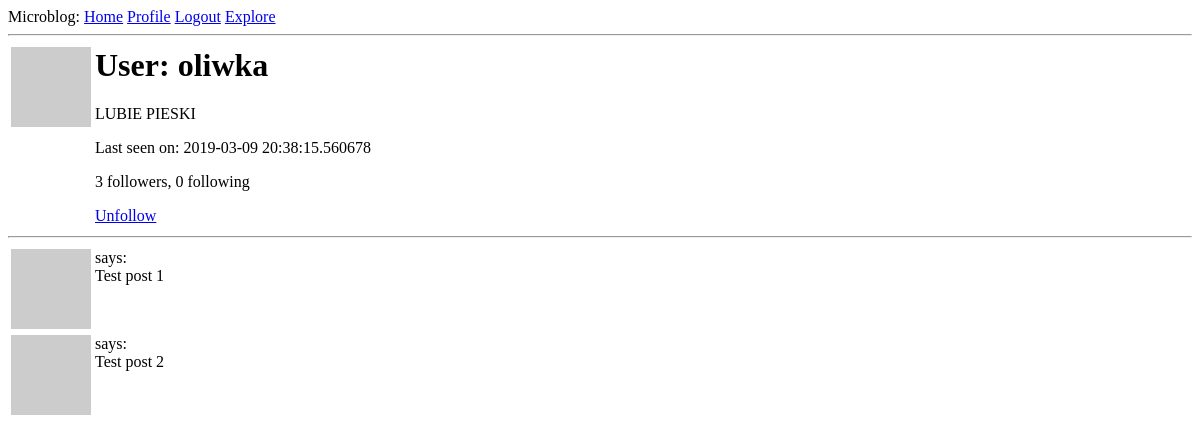
The app's page /user/oliwka (signed in), older data.
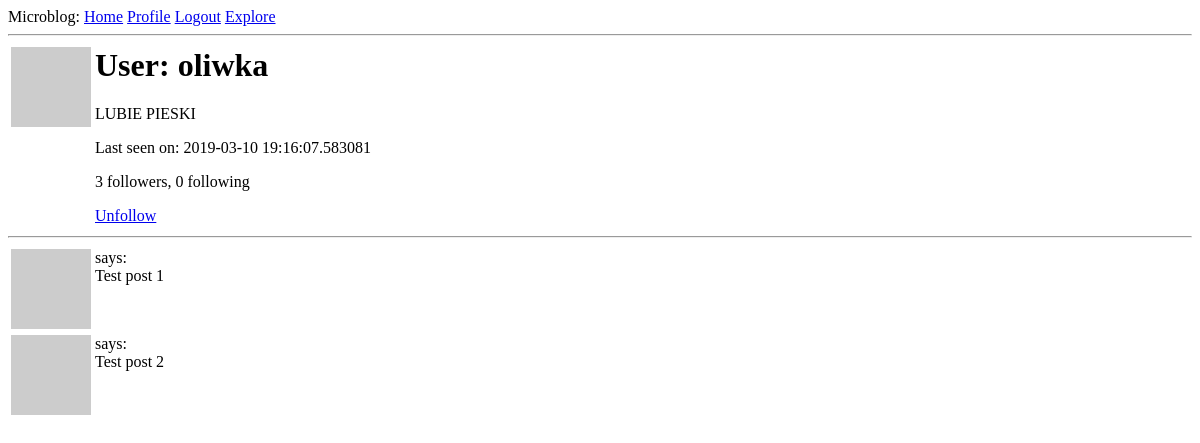
The same page, newer data.
### app/models.py (models this page shows, shortened)
class User(db.Model, UserMixin):
    id = db.Column(db.Integer, primary_key=True)
    username = db.Column(db.String(64), index=True, unique=True)
    email = db.Column(db.String(120), index=True, unique=True)
    password_hash = db.Column(db.String(128))
    posts = db.relationship('Post', backref='author', lazy='dynamic')
    about_me = db.Column(db.String(140))
    last_seen = db.Column(db.DateTime, default=datetime.utcnow)
    followed = db.relationship(
        'User', secondary=followers,
        primaryjoin=(followers.c.follower_id == id),
        secondaryjoin=(followers.c.followed_id == id),
        backref=db.backref('followers', lazy='dynamic'), lazy='dynamic') # user1.follow(user2) -->  user2.followers()
    def avatar(self, size):
        digest = md5(self.email.lower().encode('utf-8')).hexdigest()
        return 'https://www.gravatar.com/avatar/{}?d=identicon&s={}'.format(digest, size)
    def is_following(self, user):
        return self.followed.filter(
            followers.c.followed_id == user.id).count() > 0

### app/routes.py (the view)
@app.route('/user/<username>')  # Dynamic component
@login_required
def user(username):
    user = User.query.filter_by(username=username).first_or_404() # returns a db object
    posts = [
        {'author': user, 'body': "Test post 1"},
        {'author': user, 'body': "Test post 2"}
    ]
    return render_template('user.html', title='User', posts=posts, user=user)

### app/models.py (called while the page is built)
@login.user_loader  # callback for current_user
def load_user(id):
    return User.query.get(int(id))  # puts the user in db session, gets it by primary key

### app/routes.py (called while the page is built)
@app.before_request
def before_request():
    if current_user.is_authenticated:
        current_user.last_seen = datetime.utcnow()
        db.session.commit()

### app/Templates/user.html
{% extends 'base.html' %}
{% block content %}
    <table>
        <tr valign="top">
            <td><img src="{{ user.avatar(100) }}"></td>
            <td>
                <h1>User: {{ user.username }}</h1>
                {% if user.about_me %}<p>{{ user.about_me }}</p>{% endif %}
                {% if user.last_seen %}<p>Last seen on: {{ user.last_seen }}</p>{% endif %}
                <p>{{ user.followers.count() }} followers, {{ user.followed.count() }} following</p>
                {% if user == current_user %}
                    <p><a href="{{ url_for('edit_profile') }}">Edit your profile</a> </p>
                {% elif not current_user.is_following(user) %}
                <p><a href="{{ url_for('follow', username = user.username) }}">Follow</a></p>
                {% else %}
                <p><a href="{{ url_for('unfollow', username = user.username) }}">Unfollow</a></p>
                {% endif %}
            </td>
        </tr>
    </table>
    <hr>
    {% for post in posts %}
        {% include '_post.html' %}
    {% endfor %}
{% endblock %}

Row changes from the older to the newer data that the page shows:
changed User "oliwka": last_seen "2019-03-09 20:38:15.560678" → "2019-03-10 19:16:07.583081"
